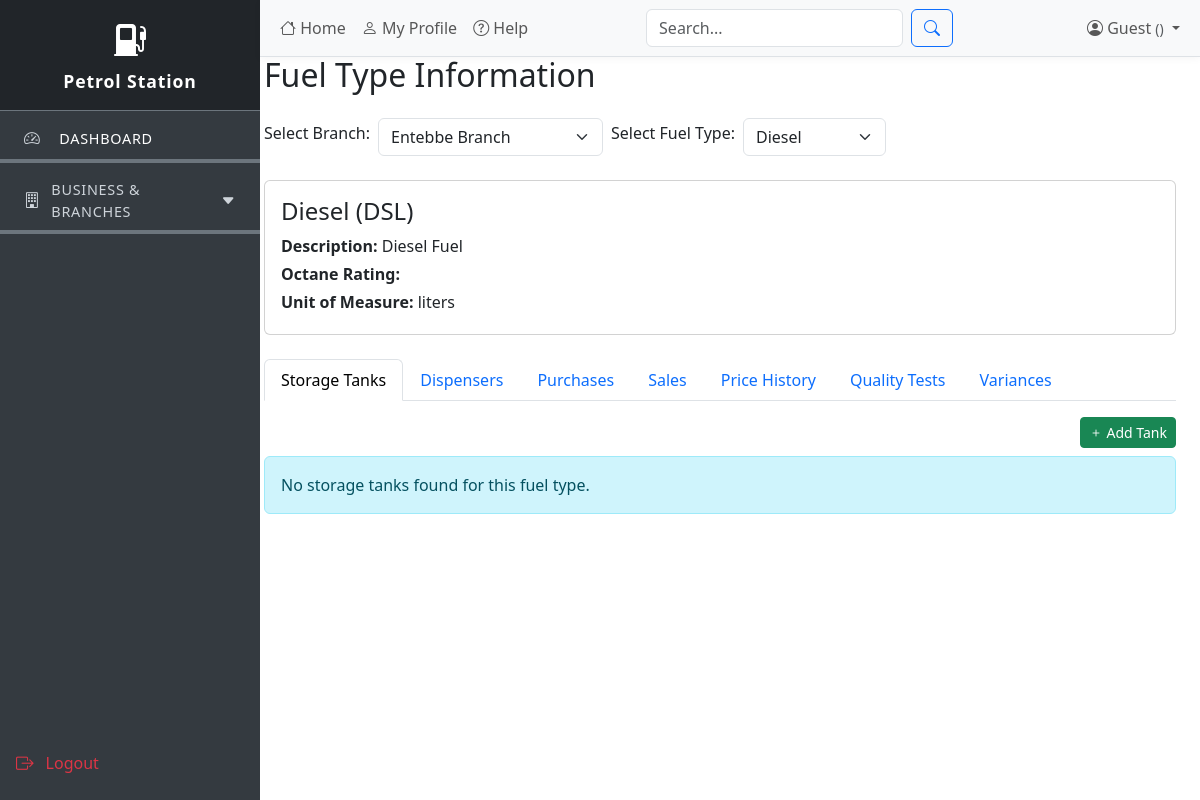
Page /public/fuel_type_info.php on the committed database.
### tables this page shows
CREATE TABLE fuel_types (
    id BIGINT UNSIGNED AUTO_INCREMENT PRIMARY KEY,
    business_id BIGINT UNSIGNED NULL,
    branch_id BIGINT UNSIGNED NULL,
    name VARCHAR(100) UNIQUE NOT NULL,
    code VARCHAR(20) UNIQUE NOT NULL,
    description TEXT,
    octane_rating INT,
    density DECIMAL(5,3),
    color VARCHAR(50),
    unit_of_measure VARCHAR(20) DEFAULT 'liters',
    is_active BOOLEAN DEFAULT TRUE,
    created_at TIMESTAMP DEFAULT CURRENT_TIMESTAMP,
    updated_at TIMESTAMP DEFAULT CURRENT_TIMESTAMP ON UPDATE CURRENT_TIMESTAMP,
    deleted_at TIMESTAMP NULL,
    FOREIGN KEY (business_id) REFERENCES businesses(id) ON DELETE SET NULL,
    FOREIGN KEY (branch_id) REFERENCES branches(id) ON DELETE SET NULL
);

### public/fuel_type_info.php (the view, shortened to what this page needs)
<?php
require_once '../config/db_connect.php';
$all_branches = [];
$branch_sql = "SELECT id, branch_name FROM branches WHERE deleted_at IS NULL ORDER BY branch_name";
$branch_result = mysqli_query($conn, $branch_sql);
if ($branch_result) {
    while ($row = mysqli_fetch_assoc($branch_result)) {
        $all_branches[] = $row;
    }
}
$fuel_types = [];
$fuel_sql = "SELECT id, name, code, description, octane_rating, unit_of_measure FROM fuel_types WHERE deleted_at IS NULL AND is_active = 1 ORDER BY name";
$fuel_result = mysqli_query($conn, $fuel_sql);
if ($fuel_result) {
    while ($row = mysqli_fetch_assoc($fuel_result)) {
        $fuel_types[] = $row;
    }
}
$selected_fuel_id = isset($_GET['fuel_type_id']) ? intval($_GET['fuel_type_id']) : ($fuel_types[0]['id'] ?? null);
$selected_fuel = null;
foreach ($fuel_types as $ft) {
    if ($ft['id'] == $selected_fuel_id) {
        $selected_fuel = $ft;
        break;
    }
}
function h($str) { return htmlspecialchars((string)($str ?? ''), ENT_QUOTES, 'UTF-8'); }
$storage_tanks = $dispensers = $purchases = $sales = $price_history = $quality_tests = $variances = [];
?>
<!DOCTYPE html>
<html lang="en">
<head>
    <link href="https://cdn.jsdelivr.net/npm/bootstrap@5.3.0/dist/css/bootstrap.min.css" rel="stylesheet">
</head>
<body>
        <?php include '../includes/sidebar.php'; ?>
<div class="main-flex-container">
    <div class="sidebar-fixed d-none d-md-block p-0">
            <?php include '../includes/sidebar.php'; ?>
        </div>
    <div class="main-content-scroll">
+       <?php include '../includes/header.php'; ?>
            <h2 class="mb-4">Fuel Type Information</h2>
            <form method="get" class="mb-4">
                <div class="row g-2 align-items-center">
                    <div class="col-auto">
                        <label for="branch_id" class="form-label">Select Branch:</label>
                    </div>
                    <div class="col-auto">
                        <select name="branch_id" id="branch_id" class="form-select" onchange="this.form.submit()">
                            <?php foreach ($all_branches as $b): ?>
                                <option value="<?php echo $b['id']; ?>" <?php if ($b['id'] == ($_GET['branch_id'] ?? '')) echo 'selected'; ?>>
                                    <?php echo htmlspecialchars($b['branch_name']); ?>
                                </option>
                            <?php endforeach; ?>
                        </select>
                    </div>
                    <div class="col-auto">
                        <label for="fuel_type_id" class="form-label">Select Fuel Type:</label>
                    </div>
                    <div class="col-auto">
                        <select name="fuel_type_id" id="fuel_type_id" class="form-select" onchange="this.form.submit()">
                            <?php foreach ($fuel_types as $ft): ?>
                                <option value="<?php echo $ft['id']; ?>" <?php if ($ft['id'] == ($_GET['fuel_type_id'] ?? '')) echo 'selected'; ?>>
                                    <?php echo htmlspecialchars($ft['name']); ?>
                                </option>
                            <?php endforeach; ?>
                        </select>
                    </div>
                </div>
            </form>
            <?php if ($selected_fuel): ?>
                <div class="card mb-4">
                    <div class="card-body">
                        <h4 class="card-title mb-2"><?php echo h($selected_fuel['name']); ?> (<?php echo h($selected_fuel['code']); ?>)</h4>
                        <p class="mb-1"><strong>Description:</strong> <?php echo h($selected_fuel['description']); ?></p>
                        <p class="mb-1"><strong>Octane Rating:</strong> <?php echo h($selected_fuel['octane_rating']); ?></p>
                        <p class="mb-1"><strong>Unit of Measure:</strong> <?php echo h($selected_fuel['unit_of_measure']); ?></p>
                    </div>
                </div>
                <ul class="nav nav-tabs mb-3" id="fuelTabs" role="tablist">
                    <li class="nav-item" role="presentation"><button class="nav-link active" id="tanks-tab" data-bs-toggle="tab" data-bs-target="#tanks" type="button" role="tab">Storage Tanks</button></li>
                    <li class="nav-item" role="presentation"><button class="nav-link" id="dispensers-tab" data-bs-toggle="tab" data-bs-target="#dispensers" type="button" role="tab">Dispensers</button></li>
                    <li class="nav-item" role="presentation"><button class="nav-link" id="purchases-tab" data-bs-toggle="tab" data-bs-target="#purchases" type="button" role="tab">Purchases</button></li>
                    <li class="nav-item" role="presentation"><button class="nav-link" id="sales-tab" data-bs-toggle="tab" data-bs-target="#sales" type="button" role="tab">Sales</button></li>
                    <li class="nav-item" role="presentation"><button class="nav-link" id="price-tab" data-bs-toggle="tab" data-bs-target="#price" type="button" role="tab">Price History</button></li>
                    <li class="nav-item" role="presentation"><button class="nav-link" id="quality-tab" data-bs-toggle="tab" data-bs-target="#quality" type="button" role="tab">Quality Tests</button></li>
                    <li class="nav-item" role="presentation"><button class="nav-link" id="variance-tab" data-bs-toggle="tab" data-bs-target="#variance" type="button" role="tab">Variances</button></li>
                </ul>
                <div class="tab-content" id="fuelTabsContent">
                    <div class="tab-pane fade show active" id="tanks" role="tabpanel">
                        <div class="d-flex justify-content-end mb-2">
                            <button class="btn btn-success btn-sm" data-bs-toggle="modal" data-bs-target="#addTankModal">
                                <i class="bi bi-plus"></i> Add Tank
                            </button>
                        </div>
                        <?php if ($storage_tanks): ?>
                            <div class="table-responsive"><table class="table table-sm table-bordered align-middle mb-0"><thead><tr><th>Branch</th><th>Tank #</th><th>Capacity</th><th>Current Level</th><th>Status</th><th class="text-end">Actions</th></tr></thead><tbody>
                                <?php foreach ($storage_tanks as $t): ?>
                                    <tr><td><?php echo h($t['branch_name']); ?></td><td><?php echo h($t['tank_number']); ?></td><td><?php echo h($t['capacity']); ?></td><td><?php echo h($t['current_level']); ?></td><td><?php echo h($t['status']); ?></td><td class="text-end"><button class="btn btn-primary btn-sm me-1" data-bs-toggle="modal" data-bs-target="#editTankModal<?php echo $t['id']; ?>"><i class="bi bi-pencil"></i></button><button class="btn btn-danger btn-sm" data-bs-toggle="modal" data-bs-target="#deleteTankModal<?php echo $t['id']; ?>"><i class="bi bi-trash"></i></button></td></tr>
                                <?php endforeach; ?>
                            </tbody></table></div>
                            <div class="d-block d-md-none small text-muted mt-2">Swipe left/right to see more columns.</div>
                        <?php else: ?><div class="alert alert-info">No storage tanks found for this fuel type.</div><?php endif; ?>
                    </div>
                </div>
            <?php else: ?>
                <div class="alert alert-warning">No fuel type selected or available.</div>
            <?php endif; ?>
    </div>
</div>
</body>
</html>

### public/fuel_type_info.php (style rules this page uses)
html, body { height: 100%; }
body { min-height: 100vh; margin: 0; padding: 0; }
.main-flex-container { display: flex; height: 100vh; overflow: hidden; }
.sidebar-fixed { width: 240px; min-width: 200px; max-width: 300px; height: 100vh; position: sticky; top: 0; left: 0; z-index: 1020; background: #f8f9fa; border-right: 1px solid #dee2e6; }
.main-content-scroll { flex: 1 1 0%; height: 100vh; overflow-y: auto; padding: 32px 24px 24px 24px; background: #fff; }

### rows in the picture
fuel_types: name "Diesel", code "DSL", description "Diesel Fuel", unit_of_measure "liters"

### other values in the picture
$module['section'] "BUSINESS & BRANCHES"
$user_name "Guest"
form field branch_id "Entebbe Branch"
form field fuel_type_id "Diesel"
